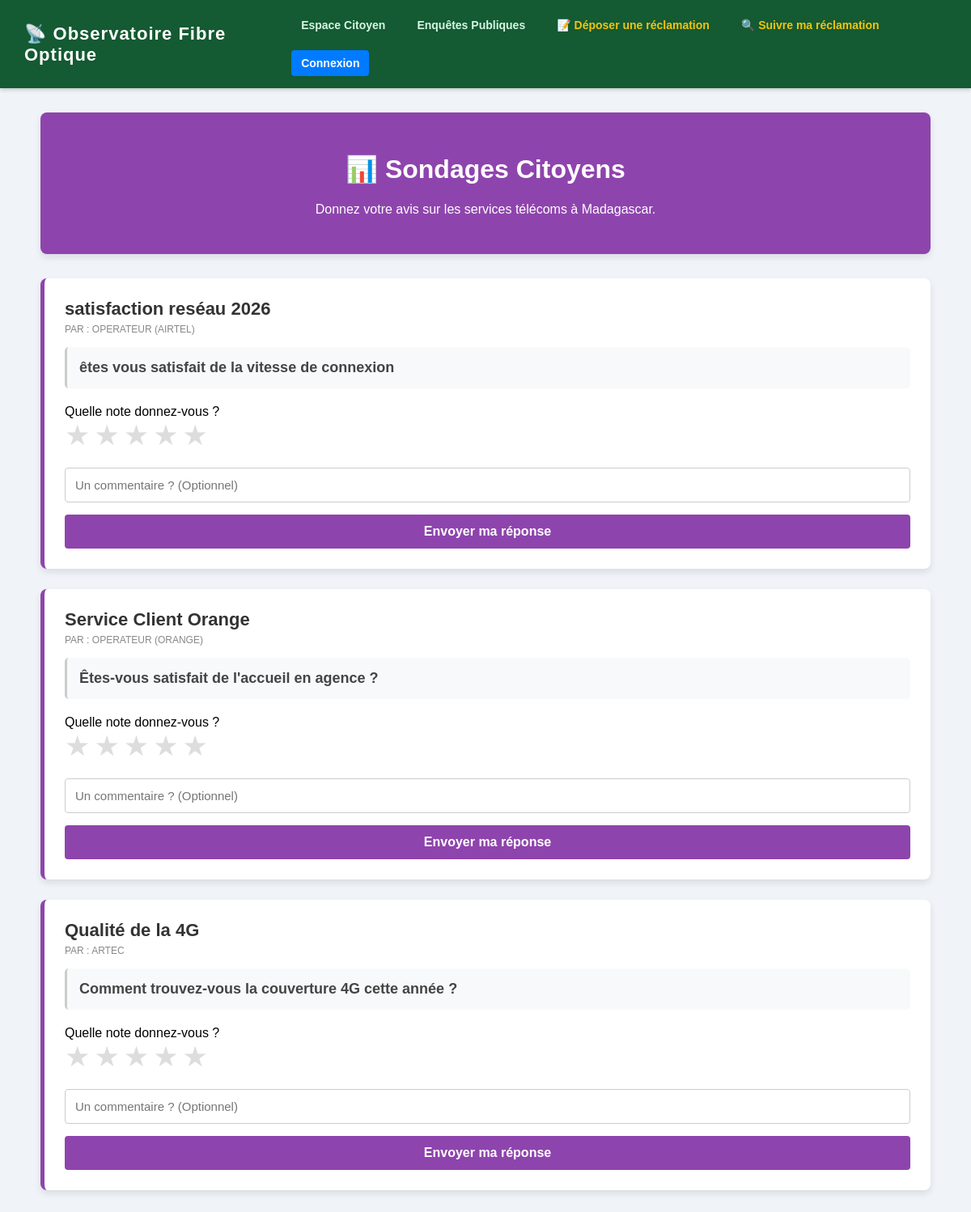
The page /qos/sondages-public/ on the database its author committed.
### qos_engine/models.py (models this page shows, shortened)
class Sondage(models.Model):
    CREATEUR_CHOICES = [('ARTEC', 'ARTEC'), ('OPERATEUR', 'Opérateur')]
    OPERATEURS = [('YAS', 'YAS'), ('Orange', 'Orange'), ('Airtel', 'Airtel')]
    titre = models.CharField(max_length=200)
    question = models.CharField(max_length=255)
    createur_type = models.CharField(max_length=20, choices=CREATEUR_CHOICES)
    operateur_cible = models.CharField(max_length=20, choices=OPERATEURS, blank=True, null=True)
    est_actif = models.BooleanField(default=True)
    date_creation = models.DateTimeField(auto_now_add=True)

### qos_engine/views.py (the view, shortened to what this page needs)
# urls.py: path('sondages-public/', views.participer_sondages, name='participer_sondages'), # <-- Bien présente
def participer_sondages(request):
    sondages_actifs = Sondage.objects.filter(est_actif=True).order_by('-date_creation')
    context = {
        'sondages': sondages_actifs
    }
    return render(request, 'qos_engine/participer_sondages.html', context)

### qos_engine/templates/qos_engine/participer_sondages.html (shortened to what this page needs)
{% extends 'qos_engine/base.html' %}
{% block content %}
<div class="header-public">
    <h1>📊 Sondages Citoyens</h1>
    <p>Donnez votre avis sur les services télécoms à Madagascar.</p>
</div>
{% for sondage in sondages %}
    <div class="sondage-card">
        <h2 class="sondage-titre">{{ sondage.titre }}</h2>
        <span class="sondage-createur">
            Par : {{ sondage.createur_type }}
            {% if sondage.operateur_cible %} ({{ sondage.operateur_cible }}){% endif %}
        </span>
        <div class="sondage-question">{{ sondage.question }}</div>
        <form method="POST">
            <div class="form-group">
                <label>Quelle note donnez-vous ?</label>
                <div class="rating">
                    <input type="radio" id="star5_{{ sondage.id }}" name="note" value="5" required /><label for="star5_{{ sondage.id }}">★</label>
                    <input type="radio" id="star4_{{ sondage.id }}" name="note" value="4" /><label for="star4_{{ sondage.id }}">★</label>
                    <input type="radio" id="star3_{{ sondage.id }}" name="note" value="3" /><label for="star3_{{ sondage.id }}">★</label>
                    <input type="radio" id="star2_{{ sondage.id }}" name="note" value="2" /><label for="star2_{{ sondage.id }}">★</label>
                    <input type="radio" id="star1_{{ sondage.id }}" name="note" value="1" /><label for="star1_{{ sondage.id }}">★</label>
                </div>
            </div>
            <div class="form-group">
                <input type="text" name="commentaire" class="form-control" placeholder="Un commentaire ? (Optionnel)">
            </div>
            <button type="submit" class="btn-submit">Envoyer ma réponse</button>
        </form>
    </div>
{% empty %}
    <div class="empty-state">
        <h2>Aucun sondage en cours pour le moment.</h2>
        <p>Revenez plus tard pour donner votre avis !</p>
    </div>
{% endfor %}
{% endblock %}

### qos_engine/templates/qos_engine/base.html (style rules this page uses)
body { font-family: 'Verdana', sans-serif; background: #f0f4f8; margin: 0; padding: 0; }

### qos_engine/templates/qos_engine/participer_sondages.html (style rules this page uses)
.header-public { text-align: center; background: #8e44ad; color: white; padding: 30px; border-radius: 8px; box-shadow: 0 4px 8px rgba(0,0,0,0.1); margin-bottom: 30px; }
.sondage-card { background: white; padding: 25px; border-radius: 8px; box-shadow: 0 4px 8px rgba(0,0,0,0.1); margin-bottom: 25px; border-left: 5px solid #8e44ad; }
.sondage-titre { margin: 0 0 5px 0; color: #333; font-size: 22px; }
.sondage-createur { font-size: 12px; color: #888; text-transform: uppercase; margin-bottom: 15px; display: block; }
.sondage-question { font-size: 18px; font-weight: bold; color: #444; margin-bottom: 20px; background: #f8f9fa; padding: 15px; border-radius: 5px; border-left: 3px solid #ccc; }
.rating { display: flex; flex-direction: row-reverse; justify-content: flex-end; gap: 5px; margin-bottom: 20px; }
.rating label { font-size: 35px; color: #ddd; cursor: pointer; transition: 0.2s; }
.form-group { margin-bottom: 15px; }
.form-control { width: 100%; padding: 12px; border: 1px solid #ccc; border-radius: 4px; font-size: 15px; box-sizing: border-box; }
.btn-submit { background: #8e44ad; color: white; border: none; padding: 12px 25px; font-size: 16px; border-radius: 4px; cursor: pointer; font-weight: bold; width: 100%; transition: 0.3s; }

### rows shown on the page
Sondage: titre "satisfaction reséau 2026", createur_type "OPERATEUR", operateur_cible "AIRTEL", question "êtes vous satisfait de la vitesse de connexion"
Sondage: titre "Service Client Orange", createur_type "OPERATEUR", operateur_cible "ORANGE", question "Êtes-vous satisfait de l'accueil en agence ?"
Sondage: titre "Qualité de la 4G", createur_type "ARTEC", question "Comment trouvez-vous la couverture 4G cette année ?"
